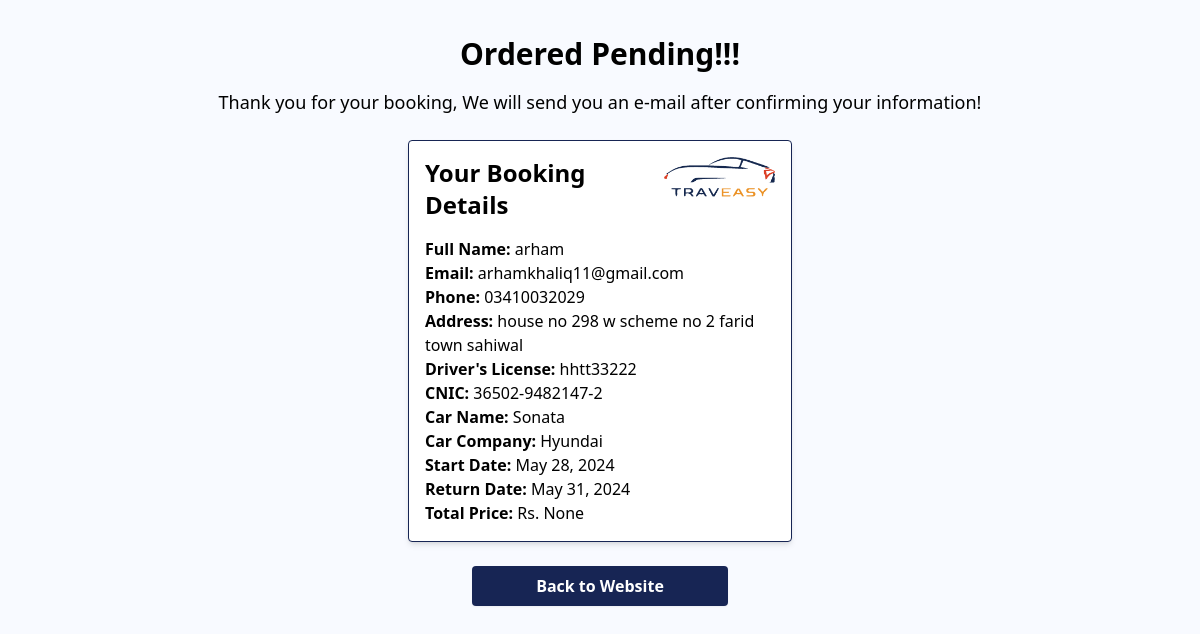
The app's page /cart/success/ (signed in) with its own data.
### cart/models.py (models this page shows, shortened)
class Booking(models.Model):
    name = models.CharField(max_length=100)
    email = models.EmailField()
    phone = models.CharField(max_length=15)
    address = models.TextField()
    driver_license = models.CharField(max_length=300)
    cnic = models.CharField(max_length=15)
    start_date = models.DateField(null=True, blank=True)
    return_date = models.DateField(null=True, blank=True)
    car_name = models.CharField(max_length=200)
    car_company = models.CharField(max_length=200)
    car_image = models.CharField(max_length=500)
    car_price = models.DecimalField(max_digits=10, decimal_places=2)

### cart/views.py (the view)
# urls.py: path('success/', views.success, name='success'),
def success(request):
    booking_id = request.session.get('booking_id')
    total_price = request.session.get('total_price')
    booking = Booking.objects.get(id=booking_id)
    context = {
        'booking': booking,
        'total_price': total_price
    }
    return render(request, 'cart/success.html', context)

### cart/templates/cart/success.html (shortened to what this page needs)
{% load static tailwind_tags %}
<!DOCTYPE html>
<html>
<head>
  {% tailwind_css %}
  <link rel="stylesheet" type="text/css" href="{% static 'css/dist/styles.css' %}">
  <link rel="stylesheet" type="text/css" href="{% static 'css/main.css' %}">
</head>
<body class="bg-[#f8faff]">
    <div class="container mx-auto mt-5 p-4 flex flex-col items-center">
        <h1 class="text-3xl font-bold mb-4">Ordered Pending!!!</h1>
        <p class="text-lg mb-6">Thank you for your booking, We will send you an e-mail after confirming your information!</p>
        <div class="bg-white p-4 rounded shadow-md w-96 border border-blue-950">
            <div class="flex"><h2 class="text-2xl font-semibold mb-4">Your Booking Details</h2>
            <img src="{% static 'images/traveasylogo.png'%}" class="ml-1  h-10"></div>
            <p><strong>Full Name:</strong> {{ booking.name }}</p>
            <p><strong>Email:</strong> {{ booking.email }}</p>
            <p><strong>Phone:</strong> {{ booking.phone }}</p>
            <p><strong>Address:</strong> {{ booking.address }}</p>
            <p><strong>Driver's License:</strong> {{ booking.driver_license }}</p>
            <p><strong>CNIC:</strong> {{ booking.cnic }}</p>
            <p><strong>Car Name:</strong> {{ booking.car_name }}</p>
            <p><strong>Car Company:</strong> {{ booking.car_company }}</p>
            <p><strong>Start Date:</strong> {{ booking.start_date }}</p>
            <p><strong>Return Date:</strong> {{ booking.return_date }}</p>
            <p><strong>Total Price:</strong> Rs. {{ total_price }}</p>
        </div>
    </div>
    <div class="btn flex items-center justify-center">
        <a href="{% url 'home' %}">
        <button class="bg-blue-950 hover:bg-[#fd8d14] w-64 mt-2 text-white font-bold py-2 px-4 rounded shadow-sm">
            Back to Website</button></a>
    </div>
</body>
</html>

### records on screen
Booking: name "arham", email "arhamkhaliq11@gmail.com", phone "03410032029", address "house no 298 w scheme no 2 farid town sahiwal", driver_license "hhtt33222", cnic "36502-9482147-2", car_name "Sonata", car_company "Hyundai", start_date "May 28, 2024", return_date "May 31, 2024"

### other values on screen
{{ total_price }} "None"
